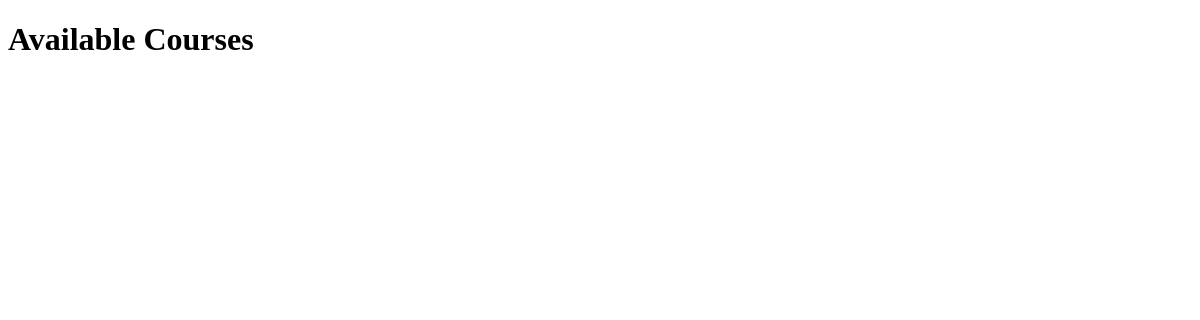
The app's page /courses/, older data.
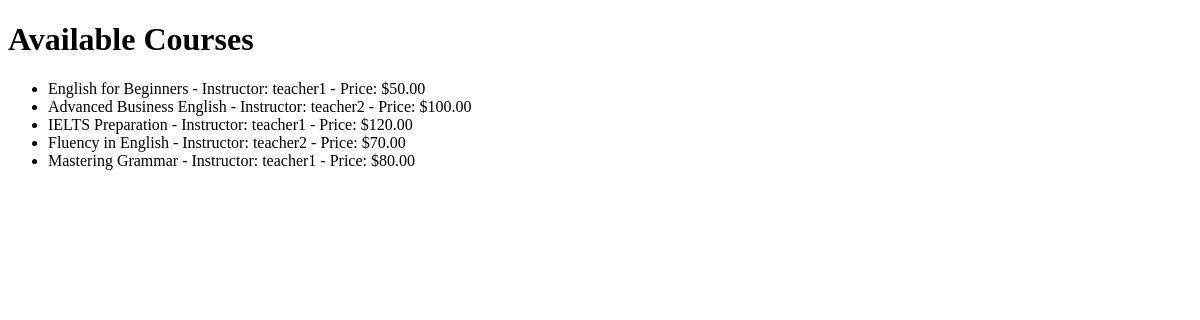
The same page, newer data.
### courses/models.py (models this page shows, shortened)
class Course(models.Model):
    LEVEL_CHOICES = [
        ('beginner', 'Beginner'),
        ('intermediate', 'Intermediate'),
        ('advanced', 'Advanced')
    ]
    TYPE_CHOICES = [
        ('grammar', 'Grammar'),
        ('conversation', 'Conversation'),
        ('exam_preparation', 'Exam Preparation'),
        ('business', 'Business English'),
    ]
    title = models.CharField(max_length=200)
    description = models.TextField()
    price = models.DecimalField(max_digits=10, decimal_places=2, default=0.0)
    duration = models.IntegerField(help_text="Продолжительность в часах", default=1)
    image = models.ImageField(upload_to='courses/', blank=True, null=True)
    instructor = models.ForeignKey(User, on_delete=models.CASCADE, related_name='courses')
    category = models.ForeignKey(Category, on_delete=models.SET_NULL, null=True, blank=True)
    syllabus = models.TextField(blank=True, null=True, help_text="Программа курса")
    requirements = models.TextField(blank=True, null=True, help_text="Требования к слушателям")
    level = models.CharField(max_length=20, choices=LEVEL_CHOICES, default='beginner', help_text="Уровень курса")
    type = models.CharField(max_length=50, choices=TYPE_CHOICES, default='conversation', help_text="Тип курса")
    language = models.CharField(max_length=50, default='English', help_text="Язык курса")
    start_date = models.DateField(blank=True, null=True, help_text="Дата начала курса")
    end_date = models.DateField(blank=True, null=True, help_text="Дата окончания курса")
    is_popular = models.BooleanField(default=False, help_text="Популярный курс")
    class Meta:
        ordering = ['id']

### courses/views.py (the view)
# urls.py: path('courses/', courses_list, name='courses'),
def courses_list(request):
    courses = Course.objects.all()  # Получаем все курсы из базы данных
    return render(request, 'courses/courses_list.html', {'courses': courses})

### course_platform/templates/courses/courses_list.html (shortened to what this page needs)
<!DOCTYPE html>
<html lang="en">
<head>
</head>
<body>
    <h1>Available Courses</h1>
    <ul>
        {% for course in courses %}
            <li>{{ course.title }} - Instructor: {{ course.instructor.username }} - Price: ${{ course.price }}</li>
        {% endfor %}
    </ul>
</body>
</html>

Row changes from the older to the newer data that the page shows:
added Course: title "English for Beginners", instructor.username "teacher1", price "50.00"
added Course: title "Advanced Business English", instructor.username "teacher2", price "100.00"
added Course: title "IELTS Preparation", instructor.username "teacher1", price "120.00"
added Course: title "Fluency in English", instructor.username "teacher2", price "70.00"
added Course: title "Mastering Grammar", instructor.username "teacher1", price "80.00"
